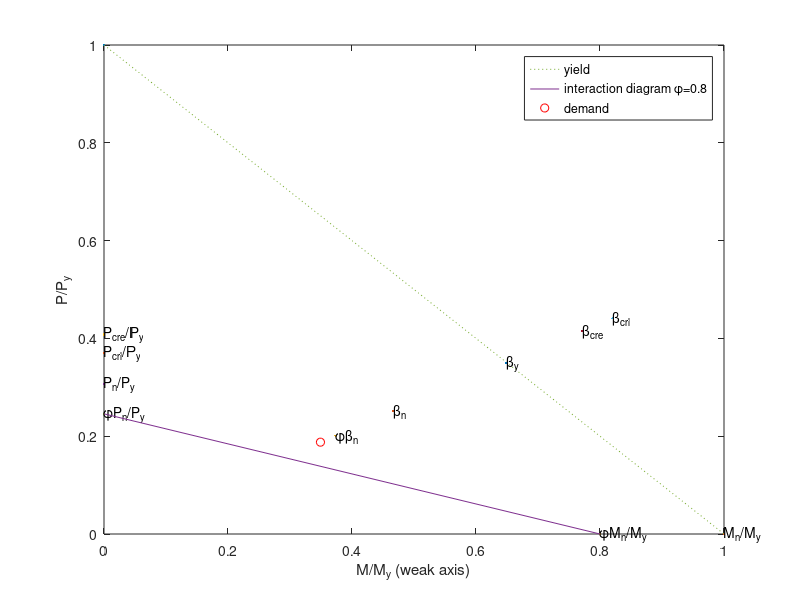

Recreate this plot in MATLAB.
%BWS
%June 2005
%
clear all
close all
%
Py=14.91;
Pcrl=0.37*Py;
Pcre=0.408*Py;
Pn=4.58;
%
My=1.69;
Mcrl=2.31*My;
Mcre=3.24*My;
Mn=1.69;
%
Pu=2.8;
Mu=0.59;
theta=atan2(Pu/Py,Mu/My);
b=sqrt((Pu/Py)^2+(Mu/My)^2);
by=33/17.7485*b;
bcrl=2.35*b;
bcre=2.21*b;
bn=0.53;%
%
plot(0,Py/Py,'.')
%text(0,Py/Py,'P_y/P_y')
hold on
plot(0,Pcrl/Py,'.')
text(0,Pcrl/Py,'P_{crl}/P_y')
plot(0,Pcre/Py,'.')
text(0,Pcre/Py,'P_{cre}/P_y')
plot(0,Pn/Py,'.')
text(0,Pn/Py,'P_{n}/P_y')
plot(0,0.8*Pn/Py,'.')
text(0,0.8*Pn/Py,'\phiP_{n}/P_y')
%
plot(My/My,0,'.')
%text(My/My,0,'M_y/M_y')
plot(Mcrl/My,0,'.')
text(Mcrl/My,0,'M_{crl}/M_y')
plot(Mcre/My,0,'.')
text(Mcre/My,0,'M_{cre}/M_y')
plot(Mn/My,0,'.')
text(Mn/My,0,'M_{n}/M_y')
plot(0.8*Mn/My,0,'.')
text(0.8*Mn/My,0,'\phiM_{n}/M_y')
%
h2=plot(Mu/My,Pu/Py,'ro');
h1=plot([0 0.8*Mn/My],[0.8*Pn/Py 0],'-')
h3=plot([0 1],[1 0],':')
legend([h3,h1,h2],'yield','interaction diagram \phi=0.8','demand')
%
c=cos(theta);
s=sin(theta);
%plot(b*c,b*s,'.')
plot(bcrl*c,bcrl*s,'.')
text(bcrl*c,bcrl*s,'\beta_{crl}')
plot(bcre*c,bcre*s,'.')
text(bcre*c,bcre*s,'\beta_{cre}')
plot(by*c,by*s,'.')
text(by*c,by*s,'\beta_{y}')
plot(bn*c,bn*s,'.')
text(bn*c,bn*s,'\beta_{n}')
plot(0.8*bn*c,0.8*bn*s,'.')
text(0.8*bn*c,0.8*bn*s,'\phi\beta_{n}')
%
%axis('equal')
axis([0 1 0 1])
xlabel('M/M_y (weak axis)')
ylabel('P/P_y')
%
hold off
